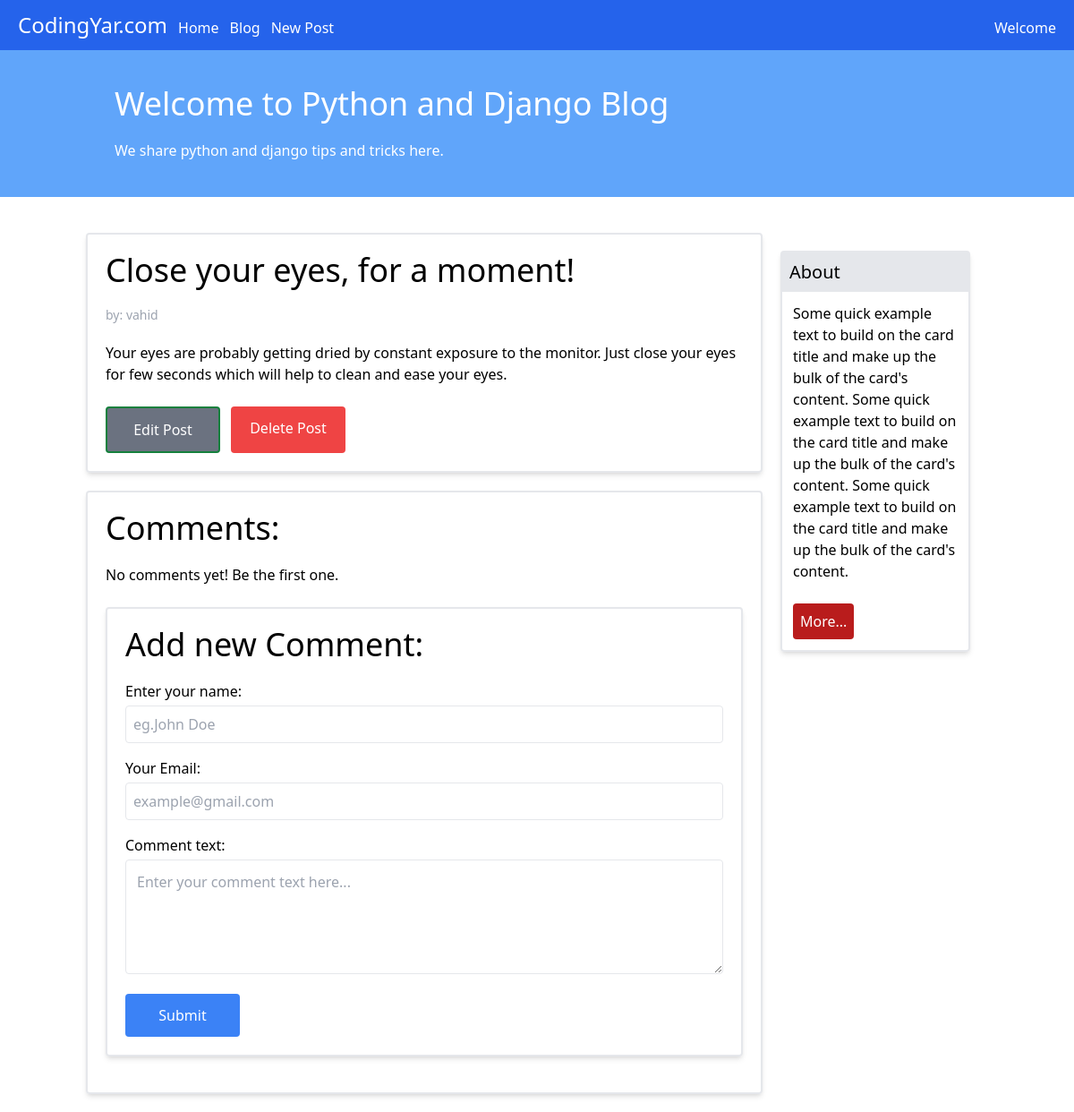
The app's page /blog/2/ with its own data.
### blog/models.py (models this page shows, shortened)
class Post(models.Model):
    STATUS_CHOICES = (('pub', 'publish'), ('drf', 'draft'))
    title = models.CharField(max_length=100)
    text = models.TextField()
    author = models.ForeignKey(User, on_delete=models.CASCADE)
    datetime_created = models.DateTimeField(auto_now_add=True)
    datetime_modified = models.DateTimeField(auto_now=True)
    status = models.CharField(choices=STATUS_CHOICES, max_length=3)

### blog/views.py (the view)
# urls.py: path('<int:pk>/', views.PostDetailView, name='post_detail')
def PostDetailView(request, pk):
    post = get_object_or_404(Post, pk=pk)
    return render(request, 'blog/post_detail.html', {'post': post})

### blog/templates/blog/post_detail.html (shortened to what this page needs)
{% extends '_base.html' %}
{% load static %}
{% block css %}
<link rel="stylesheet" href="{%static 'blog/post_detail.css' %}">
{% endblock css %}
{% block content %}
<main class="flex pt-10 px-24">
    <div class="w-3/4">
        <div class="p-5 border-2 rounded shadow-md mb-5">
            <h3 class="text-4xl mb-5">{{ post.title}}</h3>
            <p class="text-gray-400 text-sm mb-5">by: {{ post.author}}</p>
            <p class="mb-6">
                {{ post.text }}
            </p>
            <div class="flex relative ">
                <a href="#"
                    class=" text-white rounded bg-gray-500 py-3 w-32 text-center hover:bg-gray-700 border-2 border-green-700 mr-3">
                    Edit Post
                </a>
                <a href="#"
                    class=" text-white rounded bg-red-500 py-3 w-32 text-center hover:bg-red-700 mr-3">
                    Delete Post
                </a>
            </div>
        </div>
        <div class="p-5 border-2 rounded shadow-md mb-5">
            <h3 class="text-4xl mb-5">Comments:</h3>
            <p class="mb-6">No comments yet! Be the first one.</p>
        <div class="p-5 border-2 rounded shadow-md mb-5">
            <h3 class="text-4xl mb-5">Add new Comment:</h3>
            <label for="name">Enter your name:</label><br/>
            <input
                    class="w-full border focus:border-cyan-500 focus:outline-none p-2 focus:ring-4 rounded mt-1 mb-4"
                    type="text"
                    name="name"
                    id="name"
                    placeholder="eg.John Doe"
            /><br/>
            <label for="email">Your Email:</label><br/>
            <input
                    class="w-full border focus:border-cyan-500 focus:outline-none p-2 focus:ring-4 rounded mt-1 mb-4"
                    type="email"
                    name="email"
                    id="email"
                    placeholder="example@gmail.com"
            /><br/>
            <label for="text">Comment text:</label><br/>
            <textarea
                    name="text"
                    id="text"
                    class="w-full border focus:border-cyan-500 focus:outline-none p-3 h-32 focus:ring-4 rounded mt-1 mb-4"
                    placeholder="Enter your comment text here..."
            ></textarea>
      <button
        class="text-white rounded bg-blue-500 py-3 w-32 text-center hover:bg-blue-700 focus:ring-4 focus:outline-none"
      >
        Submit
      </button>
        </div>
    </div>
    </div>
    <aside class="w-1/4 p-5">
        <div class="shadow-md border-2 rounded">
            <div class="bg-gray-200 p-2 text-xl">About</div>
            <div class="p-3">
                <p class="mb-6">
                    Some quick example text to build on the card title and make up the
                    bulk of the card's content. Some quick example text to build on
                    the card title and make up the bulk of the card's content. Some
                    quick example text to build on the card title and make up the bulk
                    of the card's content.
                </p>
                <button
                        class="text-white rounded bg-red-700 p-2 hover:bg-red-600 focus:ring-4 focus:ring-red-200 focus:outline-none"
                >
                    More...
                </button>
            </div>
        </div>
    </aside>
</main>
{% endblock content %}

### blog/static/blog/post_detail.css (style rules this page uses)
html, :host { line-height: 1.5; -webkit-text-size-adjust: 100%; -moz-tab-size: 4; -o-tab-size: 4; tab-size: 4; font-family: ui-sans-serif, system-ui, sans-serif, "Apple Color Emoji", "Segoe UI Emoji", "Segoe UI Symbol", "Noto Color Emoji"; font-feature-settings: normal; font-variation-settings: normal; -webkit-tap-highlight-color: transparent; }
body { margin: 0; line-height: inherit; }
h1, h2, h3, h4, h5, h6 { font-size: inherit; font-weight: inherit; }
a { color: inherit; text-decoration: inherit; }
button, input, optgroup, select, textarea { font-family: inherit; font-feature-settings: inherit; font-variation-settings: inherit; font-size: 100%; font-weight: inherit; line-height: inherit; color: inherit; margin: 0; padding: 0; }
button, select { text-transform: none; }
button, [type='button'], [type='reset'], [type='submit'] { -webkit-appearance: button; background-color: transparent; background-image: none; }
blockquote, dl, dd, h1, h2, h3, h4, h5, h6, hr, figure, p, pre { margin: 0; }
textarea { resize: vertical; }
input::placeholder, textarea::placeholder { opacity: 1; color: #9ca3af; }
button, [role="button"] { cursor: pointer; }
.relative { position: relative; }
.mb-4 { margin-bottom: 1rem; }
.mb-5 { margin-bottom: 1.25rem; }
.mb-6 { margin-bottom: 1.5rem; }
.mr-3 { margin-right: 0.75rem; }
.mt-1 { margin-top: 0.25rem; }
.flex { display: flex; }
.h-32 { height: 8rem; }
.w-1\/4 { width: 25%; }
.w-3\/4 { width: 75%; }
.w-32 { width: 8rem; }
.w-full { width: 100%; }
.rounded { border-radius: 0.25rem; }
.border { border-width: 1px; }
.border-2 { border-width: 2px; }
.border-green-700 { --tw-border-opacity: 1; border-color: rgb(21 128 61 / var(--tw-border-opacity)); }
.bg-blue-500 { --tw-bg-opacity: 1; background-color: rgb(59 130 246 / var(--tw-bg-opacity)); }
.bg-gray-200 { --tw-bg-opacity: 1; background-color: rgb(229 231 235 / var(--tw-bg-opacity)); }
.bg-gray-500 { --tw-bg-opacity: 1; background-color: rgb(107 114 128 / var(--tw-bg-opacity)); }
.bg-red-500 { --tw-bg-opacity: 1; background-color: rgb(239 68 68 / var(--tw-bg-opacity)); }
.bg-red-700 { --tw-bg-opacity: 1; background-color: rgb(185 28 28 / var(--tw-bg-opacity)); }
.p-2 { padding: 0.5rem; }
.p-3 { padding: 0.75rem; }
.p-5 { padding: 1.25rem; }
.px-24 { padding-left: 6rem; padding-right: 6rem; }
.py-3 { padding-top: 0.75rem; padding-bottom: 0.75rem; }
.pt-10 { padding-top: 2.5rem; }
.text-center { text-align: center; }
.text-4xl { font-size: 2.25rem; line-height: 2.5rem; }
.text-sm { font-size: 0.875rem; line-height: 1.25rem; }
.text-xl { font-size: 1.25rem; line-height: 1.75rem; }
.text-gray-400 { --tw-text-opacity: 1; color: rgb(156 163 175 / var(--tw-text-opacity)); }
.text-white { --tw-text-opacity: 1; color: rgb(255 255 255 / var(--tw-text-opacity)); }
.shadow-md { --tw-shadow: 0 4px 6px -1px rgb(0 0 0 / 0.1), 0 2px 4px -2px rgb(0 0 0 / 0.1); --tw-shadow-colored: 0 4px 6px -1px var(--tw-shadow-color), 0 2px 4px -2px var(--tw-shadow-color); box-shadow: var(--tw-ring-offset-shadow, 0 0 #0000), var(--tw-ring-shadow, 0 0 #0000), var(--tw-shadow); }

### records on screen
Post: title "Close your eyes, for a moment!", author "vahid", text "Your eyes are probably getting dried by constant exposure to the monitor. Just close your eyes for few seconds which will help to clean and ease your eyes."
